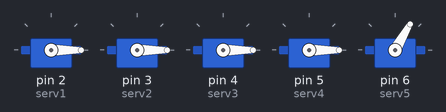
Bench run of a sketch on a simulated Arduino Uno, built with avr-gcc and run on an emulated ATmega328P. Parts: 5 × servo. What the sketch prints to the serial monitor is not drawn.

Above: at 0.1 s.
Timing chart, 0 to 1.6 s (numbered marks = the images above):
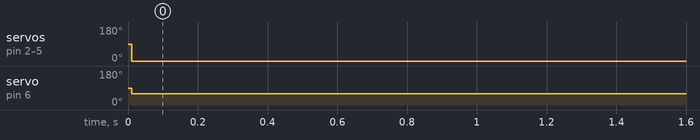

Measured:
- by itself, servo on pin 2 (serv1), servo on pin 3 (serv2), servo on pin 4 (serv3), servo on pin 5 (serv4): 90° → 0° at 0.01 s
- by itself, servo on pin 6 (serv5): 90° → 60° at 0.01 s

The sketch:

Servo_Controlled_Prosthetic_Hand.ino
```cpp
/*
 * Author: @Genozen 01/03/2021
 * This is the arduino code for controlling motorized prosthetic hand using servos
 */

//servo
#include <Servo.h>
Servo serv1; //Thumb
Servo serv2; //Index Finger
Servo serv3; //Middle Finger
Servo serv4; //Ring Finger
Servo serv5; //Pinky Finger

//offset initial servo angles to keep string in tension
int serv1_ang = 0;
int serv2_ang = 0;
int serv3_ang = 0;
int serv4_ang = 0;
int serv5_ang = 60;

int incomingByte = 0; // for incoming serial data

//map key press using ASCII input from serial monitor
int key = 0;
int key1on = 49;
int key2on = 50;
int key3on = 51;
int key4on = 52;
int key5on = 53;
int key6on = 54; //Flex all fingers
int key1off = 113; //q
int key2off = 119; //w
int key3off = 101; //e
int key4off = 114; //r
int key5off = 116; //t

void setup() {
   Serial.begin(9600);
   serv1.attach(2); //attach Thumb to A02
   serv2.attach(3); //attach Index Finger to A03
   serv3.attach(4); //attach Middle Finger to A04
   serv4.attach(5); //attach Ring Finger to A05
   serv5.attach(6); //attach Pinky to A06
//   myservoX.attach(9);  // attaches the servo on pin 9 to the servo object
//   myservoY.attach(8);
   delay(10);
   initializeAllFinger();
}

void loop() {
key = serialRead();
Serial.println(key);
moveFinger(key);
key = 0;

delay(1000);
}

//to keep wires in tension
void initializeAllFinger(){
  serv1.write(serv1_ang);
  serv2.write(serv2_ang);
  serv3.write(serv3_ang);
  serv4.write(serv4_ang);
  serv5.write(serv5_ang);
}

//serious of movements for the fingers
void moveFinger(int n){
  //if input is 0, do nothing
  if(n == 0){
    serv1.write(serv1_ang);
    serv2.write(serv2_ang);
    serv3.write(serv3_ang);
    serv4.write(serv4_ang);
    serv5.write(serv5_ang);
  }
  if(n == 1){
    serv1.write(150);
  }
  if(n == 2){
    serv2.write(140);
  }
  if(n == 3){
    serv3.write(180);
  }
  if(n == 4){
    serv4.write(180);
  }
  if(n == 5){
    serv5.write(360);
  }
  if(n == 6){
    serv1.write(150);
//    delay(1000);
//    initializeAllFinger();
    serv2.write(140);
//    delay(1000);
//    initializeAllFinger();
    serv3.write(180);
//    delay(1000);
//    initializeAllFinger();
    serv4.write(180);
//    delay(1000);
//    initializeAllFinger();
    serv5.write(360);
//    delay(1000);
//    initializeAllFinger();
  }
}

//helper function to read which key is pressed
int serialRead(){
  // send data only when you receive data:
  if (Serial.available() > 0) {
    // read the incoming byte:
    incomingByte = Serial.read();
    //print which finger is on or off
    if(incomingByte == key1on){
      key = 1;
    }
    if(incomingByte == key2on){
      key = 2;
    }
    if(incomingByte == key3on){
      key = 3;
    }
    if(incomingByte == key4on){
      key = 4;
    }
    if(incomingByte == key5on){
      key = 5;
    }
    if(incomingByte == key6on){
      key = 6;
    }
  }

  return key;
}
```
